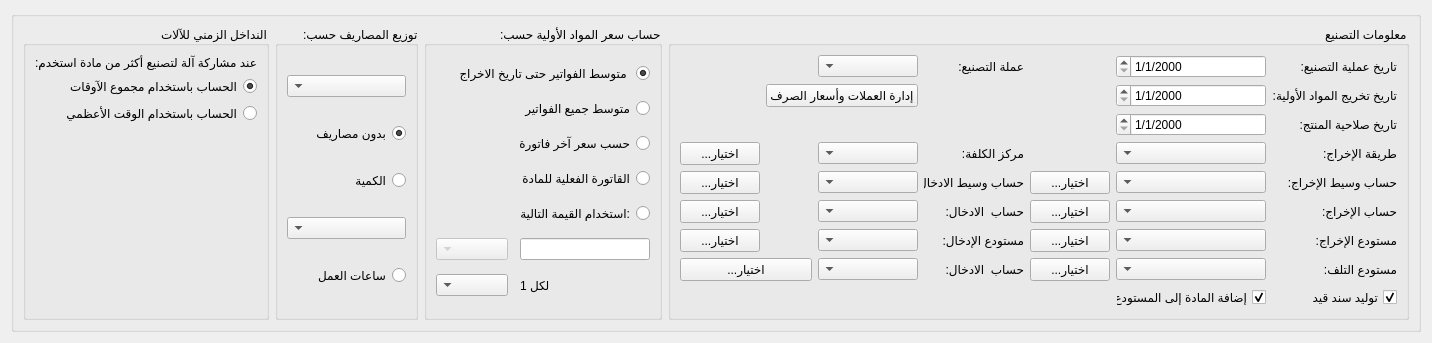
     <widget class="QWidget" name="page_2">
      <property name="geometry">
       <rect>
        <x>-177</x>
        <y>0</y>
        <width>1325</width>
        <height>314</height>
       </rect>
      </property>
      <attribute name="label">
       <string>خصائص التصنيع</string>
      </attribute>
      <layout class="QGridLayout" name="gridLayout_10">
       <item row="0" column="1">
        <widget class="QGroupBox" name="dates_invoices_groupbox">
         <property name="maximumSize">
          <size>
           <width>16777215</width>
           <height>16777215</height>
          </size>
         </property>
         <property name="layoutDirection">
          <enum>Qt::RightToLeft</enum>
         </property>
         <property name="title">
          <string/>
         </property>
         <layout class="QGridLayout" name="gridLayout_13">
          <item row="0" column="3">
           <widget class="QGroupBox" name="machines">
            <property name="layoutDirection">
             <enum>Qt::RightToLeft</enum>
            </property>
            <property name="title">
             <string>النداخل الزمني للآلات</string>
            </property>
            <layout class="QGridLayout" name="gridLayout_12">
             <item row="0" column="0">
              <widget class="QLabel" name="label_13">
               <property name="minimumSize">
                <size>
                 <width>0</width>
                 <height>0</height>
                </size>
               </property>
               <property name="maximumSize">
                <size>
                 <width>16777215</width>
                 <height>60</height>
                </size>
               </property>
               <property name="text">
                <string>عند مشاركة آلة لتصنيع أكثر من مادة استخدم:</string>
               </property>
              </widget>
             </item>
             <item row="1" column="0">
              <widget class="QRadioButton" name="sum_machine_times_radio">
               <property name="layoutDirection">
                <enum>Qt::RightToLeft</enum>
               </property>
               <property name="text">
                <string>الحساب باستخدام مجموع الآوقات</string>
               </property>
               <property name="checked">
                <bool>true</bool>
               </property>
              </widget>
             </item>
             <item row="2" column="0">
              <widget class="QRadioButton" name="maximum_machine_time_radio">
               <property name="layoutDirection">
                <enum>Qt::RightToLeft</enum>
               </property>
               <property name="text">
                <string>الحساب باستخدام الوقت الأعظمي</string>
               </property>
              </widget>
             </item>
             <item row="3" column="0">
              <spacer name="verticalSpacer">
               <property name="orientation">
                <enum>Qt::Vertical</enum>
               </property>
               <property name="sizeHint" stdset="0">
                <size>
                 <width>20</width>
                 <height>40</height>
                </size>
               </property>
              </spacer>
             </item>
            </layout>
           </widget>
          </item>
          <item row="0" column="1">
           <widget class="QGroupBox" name="invoices_groupbox">
            <property name="maximumSize">
             <size>
              <width>250</width>
              <height>16777215</height>
             </size>
            </property>
            <property name="layoutDirection">
             <enum>Qt::RightToLeft</enum>
            </property>
            <property name="title">
             <string>:حساب سعر المواد الأولية حسب</string>
            </property>
            <layout class="QGridLayout" name="gridLayout_3">
             <item row="5" column="0">
              <widget class="QLineEdit" name="explicit_raw_materials_price_input">
               <property name="maximumSize">
                <size>
                 <width>16777215</width>
                 <height>16777215</height>
                </size>
               </property>
              </widget>
             </item>
             <item row="6" column="0">
              <widget class="QLabel" name="label_21">
               <property name="text">
                <string>لكل 1</string>
               </property>
               <property name="alignment">
                <set>Qt::AlignRight|Qt::AlignTrailing|Qt::AlignVCenter</set>
               </property>
              </widget>
             </item>
             <item row="3" column="0" colspan="2">
              <widget class="QRadioButton" name="material_exact_invoice_radio">
               <property name="enabled">
                <bool>true</bool>
               </property>
               <property name="toolTip">
                <string>يتم استخدام هذه الطريقة للعمليات التي تسجل في المعمل بشكل آلي</string>
               </property>
               <property name="toolTipDuration">
                <number>10</number>
               </property>
               <property name="layoutDirection">
                <enum>Qt::RightToLeft</enum>
               </property>
               <property name="text">
                <string>القاتورة الفعلية للمادة</string>
               </property>
              </widget>
             </item>
             <item row="2" column="0" colspan="2">
              <widget class="QRadioButton" name="material_last_purchase_radio">
               <property name="layoutDirection">
                <enum>Qt::RightToLeft</enum>
               </property>
               <property name="text">
                <string>حسب سعر آخر فاتورة</string>
               </property>
              </widget>
             </item>
             <item row="5" column="2">
              <widget class="QComboBox" name="explicit_raw_materials_currency_combobox">
               <property name="enabled">
                <bool>false</bool>
               </property>
               <property name="minimumSize">
                <size>
                 <width>0</width>
                 <height>0</height>
                </size>
               </property>
              </widget>
             </item>
             <item row="4" column="0" colspan="2">
              <widget class="QRadioButton" name="material_explicit_value_radio">
               <property name="enabled">
                <bool>true</bool>
               </property>
               <property name="toolTip">
                <string>يتم استخدام هذه الطريقة للعمليات التي تسجل في المعمل بشكل آلي</string>
               </property>
               <property name="toolTipDuration">
                <number>10</number>
               </property>
               <property name="layoutDirection">
                <enum>Qt::RightToLeft</enum>
               </property>
               <property name="text">
                <string>استخدام القيمة التالية:</string>
               </property>
              </widget>
             </item>
             <item row="1" column="0" colspan="2">
              <widget class="QRadioButton" name="material_invoices_average_radio">
               <property name="layoutDirection">
                <enum>Qt::RightToLeft</enum>
               </property>
               <property name="text">
                <string>متوسط جميع الفواتير</string>
               </property>
              </widget>
             </item>
             <item row="0" column="0" colspan="3">
              <widget class="QRadioButton" name="material_invoices_average_till_pollout_radio">
               <property name="layoutDirection">
                <enum>Qt::RightToLeft</enum>
               </property>
               <property name="text">
                <string>متوسط الفواتير حتى تاريخ الاخراج </string>
               </property>
               <property name="checked">
                <bool>true</bool>
               </property>
              </widget>
             </item>
             <item row="6" column="2">
              <widget class="QComboBox" name="explicit_raw_materials_unit_combobox">
               <property name="enabled">
                <bool>true</bool>
               </property>
               <property name="maximumSize">
                <size>
                 <width>16777215</width>
                 <height>16777215</height>
                </size>
               </property>
              </widget>
             </item>
            </layout>
           </widget>
          </item>
          <item row="0" column="2">
           <widget class="QGroupBox" name="expenses_groupbox">
            <property name="enabled">
             <bool>true</bool>
            </property>
            <property name="title">
             <string>:توزيع المصاريف حسب</string>
            </property>
            <layout class="QGridLayout" name="gridLayout_8">
             <item row="0" column="0">
              <widget class="QComboBox" name="expenses_type_combobox">
               <property name="enabled">
                <bool>true</bool>
               </property>
               <property name="layoutDirection">
                <enum>Qt::RightToLeft</enum>
               </property>
              </widget>
             </item>
             <item row="2" column="0">
              <widget class="QRadioButton" name="quantity_expenses_radio">
               <property name="enabled">
                <bool>true</bool>
               </property>
               <property name="layoutDirection">
                <enum>Qt::RightToLeft</enum>
               </property>
               <property name="text">
                <string>الكمية</string>
               </property>
              </widget>
             </item>
             <item row="1" column="0">
              <widget class="QRadioButton" name="no_expenses_radio">
               <property name="enabled">
                <bool>true</bool>
               </property>
               <property name="layoutDirection">
                <enum>Qt::RightToLeft</enum>
               </property>
               <property name="text">
                <string>بدون مصاريف</string>
               </property>
               <property name="checked">
                <bool>true</bool>
               </property>
              </widget>
             </item>
             <item row="4" column="0">
              <widget class="QRadioButton" name="hours_expenses_radio">
               <property name="enabled">
                <bool>true</bool>
               </property>
               <property name="layoutDirection">
                <enum>Qt::RightToLeft</enum>
               </property>
               <property name="text">
                <string>ساعات العمل</string>
               </property>
              </widget>
             </item>
             <item row="3" column="0">
              <widget class="QComboBox" name="radio_quantity_unit_expenses_combobox">
               <property name="enabled">
                <bool>true</bool>
               </property>
               <property name="layoutDirection">
                <enum>Qt::RightToLeft</enum>
               </property>
              </widget>
             </item>
            </layout>
           </widget>
          </item>
          <item row="0" column="0">
           <widget class="QGroupBox" name="groupBox">
            <property name="layoutDirection">
             <enum>Qt::RightToLeft</enum>
            </property>
            <property name="title">
             <string>معلومات التصنيع</string>
            </property>
            <layout class="QGridLayout" name="gridLayout">
             <item row="0" column="0">
              <widget class="QLabel" name="label_4">
               <property name="maximumSize">
                <size>
                 <width>150</width>
                 <height>16777215</height>
                </size>
               </property>
               <property name="text">
                <string>تاريخ عملية التصنيع:</string>
               </property>
              </widget>
             </item>
             <item row="0" column="1">
              <widget class="QDateEdit" name="manufacture_date_input">
               <property name="maximumSize">
                <size>
                 <width>252</width>
                 <height>16777215</height>
                </size>
               </property>
               <property name="layoutDirection">
                <enum>Qt::RightToLeft</enum>
               </property>
               <property name="displayFormat">
                <string>yyyy/M/d</string>
               </property>
              </widget>
             </item>
             <item row="0" column="3">
              <widget class="QLabel" name="label_20">
               <property name="text">
                <string>عملة التصنيع:</string>
               </property>
              </widget>
             </item>
             <item row="0" column="4">
              <widget class="QComboBox" name="currency_combobox">
               <property name="sizePolicy">
                <sizepolicy hsizetype="Preferred" vsizetype="Fixed">
                 <horstretch>0</horstretch>
                 <verstretch>0</verstretch>
                </sizepolicy>
               </property>
               <property name="minimumSize">
                <size>
                 <width>100</width>
                 <height>0</height>
                </size>
               </property>
               <property name="layoutDirection">
                <enum>Qt::RightToLeft</enum>
               </property>
              </widget>
             </item>
             <item row="1" column="0">
              <widget class="QLabel" name="label_3">
               <property name="maximumSize">
                <size>
                 <width>150</width>
                 <height>16777215</height>
                </size>
               </property>
               <property name="text">
                <string>تاريخ تخريج المواد الأولية:</string>
               </property>
              </widget>
             </item>
             <item row="1" column="1">
              <widget class="QDateEdit" name="ingredients_pullout_date_input">
               <property name="maximumSize">
                <size>
                 <width>252</width>
                 <height>16777215</height>
                </size>
               </property>
               <property name="layoutDirection">
                <enum>Qt::RightToLeft</enum>
               </property>
               <property name="displayFormat">
                <string>yyyy/M/d</string>
               </property>
              </widget>
             </item>
             <item row="1" column="4" colspan="2">
              <widget class="QPushButton" name="currencies_and_exchange_btn">
               <property name="text">
                <string>إدارة العملات وأسعار الصرف</string>
               </property>
              </widget>
             </item>
             <item row="2" column="0">
              <widget class="QLabel" name="label_24">
               <property name="maximumSize">
                <size>
                 <width>150</width>
                 <height>16777215</height>
                </size>
               </property>
               <property name="text">
                <string>تاريخ صلاحية المنتج:</string>
               </property>
              </widget>
             </item>
             <item row="2" column="1">
              <widget class="QDateEdit" name="material_production_date_input">
               <property name="maximumSize">
                <size>
                 <width>252</width>
                 <height>16777215</height>
                </size>
               </property>
               <property name="layoutDirection">
                <enum>Qt::RightToLeft</enum>
               </property>
               <property name="displayFormat">
                <string>yyyy/M/d</string>
               </property>
              </widget>
             </item>
             <item row="3" column="0">
              <widget class="QLabel" name="label_22">
               <property name="text">
                <string>طريقة الإخراج:</string>
               </property>
              </widget>
             </item>
             <item row="3" column="1">
              <widget class="QComboBox" name="ingredients_pullout_method_combobox">
               <property name="layoutDirection">
                <enum>Qt::RightToLeft</enum>
               </property>
              </widget>
             </item>
             <item row="3" column="3">
              <widget class="QLabel" name="label_26">
               <property name="maximumSize">
                <size>
                 <width>100</width>
                 <height>16777215</height>
                </size>
               </property>
               <property name="text">
                <string>مركز الكلفة:</string>
               </property>
              </widget>
             </item>
             <item row="3" column="4">
              <widget class="QComboBox" name="cost_center_combobox">
               <property name="layoutDirection">
                <enum>Qt::RightToLeft</enum>
               </property>
              </widget>
             </item>
             <item row="3" column="6">
              <widget class="QPushButton" name="select_cost_center_btn">
               <property name="text">
                <string>...اختيار</string>
               </property>
              </widget>
             </item>
             <item row="4" column="0">
              <widget class="QLabel" name="label_9">
               <property name="maximumSize">
                <size>
                 <width>150</width>
                 <height>16777215</height>
                </size>
               </property>
               <property name="text">
                <string>حساب وسيط الإخراج:</string>
               </property>
              </widget>
             </item>
             <item row="4" column="1">
              <widget class="QComboBox" name="mid_account_combobox">
               <property name="minimumSize">
                <size>
                 <width>100</width>
                 <height>0</height>
                </size>
               </property>
               <property name="layoutDirection">
                <enum>Qt::RightToLeft</enum>
               </property>
              </widget>
             </item>
             <item row="4" column="2">
              <widget class="QPushButton" name="select_mid_account_btn">
               <property name="text">
                <string>...اختيار</string>
               </property>
              </widget>
             </item>
             <item row="4" column="3">
              <widget class="QLabel" name="label_25">
               <property name="maximumSize">
                <size>
                 <width>100</width>
                 <height>16777215</height>
                </size>
               </property>
               <property name="text">
                <string>حساب وسيط الادخال:</string>
               </property>
              </widget>
             </item>
             <item row="4" column="4">
              <widget class="QComboBox" name="mid_account_input_combobox">
               <property name="minimumSize">
                <size>
                 <width>100</width>
                 <height>0</height>
                </size>
               </property>
               <property name="layoutDirection">
                <enum>Qt::RightToLeft</enum>
               </property>
              </widget>
             </item>
             <item row="4" column="6">
              <widget class="QPushButton" name="select_mid_input_account_btn">
               <property name="text">
                <string>...اختيار</string>
               </property>
              </widget>
             </item>
             <item row="5" column="0">
              <widget class="QLabel" name="label_23">
               <property name="text">
                <string>حساب الإخراج:</string>
               </property>
              </widget>
             </item>
             <item row="5" column="1">
              <widget class="QComboBox" name="ingredients_pullout_account_combobox">
               <property name="minimumSize">
                <size>
                 <width>100</width>
                 <height>0</height>
                </size>
               </property>
               <property name="layoutDirection">
                <enum>Qt::RightToLeft</enum>
               </property>
              </widget>
             </item>
             <item row="5" column="2">
              <widget class="QPushButton" name="select_pullout_account_btn">
               <property name="text">
                <string>...اختيار</string>
               </property>
              </widget>
             </item>
             <item row="5" column="3">
              <widget class="QLabel" name="label_10">
               <property name="maximumSize">
                <size>
                 <width>100</width>
                 <height>16777215</height>
                </size>
               </property>
               <property name="text">
                <string>حساب  الادخال:</string>
               </property>
              </widget>
             </item>
             <item row="5" column="4">
              <widget class="QComboBox" name="account_combobox">
               <property name="minimumSize">
                <size>
                 <width>100</width>
                 <height>0</height>
                </size>
               </property>
               <property name="layoutDirection">
                <enum>Qt::RightToLeft</enum>
               </property>
               <property name="maxVisibleItems">
                <number>10</number>
               </property>
              </widget>
             </item>
             <item row="5" column="6">
              <widget class="QPushButton" name="select_account_btn">
               <property name="text">
                <string>...اختيار</string>
               </property>
              </widget>
             </item>
             <item row="6" column="0">
              <widget class="QLabel" name="label_2">
               <property name="text">
                <string>مستودع الإخراج:</string>
               </property>
              </widget>
             </item>
             <item row="6" column="1">
              <widget class="QComboBox" name="output_warehouse_combobox">
               <property name="minimumSize">
                <size>
                 <width>100</width>
                 <height>0</height>
                </size>
               </property>
               <property name="layoutDirection">
                <enum>Qt::RightToLeft</enum>
               </property>
              </widget>
             </item>
             <item row="6" column="2">
              <widget class="QPushButton" name="select_output_warehouse_btn">
               <property name="text">
                <string>...اختيار</string>
               </property>
              </widget>
             </item>
             <item row="6" column="3">
              <widget class="QLabel" name="label_14">
               <property name="maximumSize">
                <size>
                 <width>100</width>
                 <height>16777215</height>
                </size>
               </property>
               <property name="text">
                <string>مستودع الإدخال:</string>
               </property>
              </widget>
             </item>
             <item row="6" column="4">
              <widget class="QComboBox" name="input_warehouse_combobox">
               <property name="minimumSize">
                <size>
                 <width>100</width>
                 <height>0</height>
                </size>
               </property>
               <property name="layoutDirection">
                <enum>Qt::RightToLeft</enum>
               </property>
              </widget>
             </item>
             <item row="6" column="6">
              <widget class="QPushButton" name="select_input_warehouse_btn">
               <property name="text">
                <string>...اختيار</string>
               </property>
              </widget>
             </item>
             <item row="7" column="0">
              <widget class="QLabel" name="label_28">
               <property name="text">
                <string>مستودع التلف:</string>
               </property>
              </widget>
             </item>
             <item row="7" column="1">
              <widget class="QComboBox" name="damaged_warehouse_combobox">
               <property name="minimumSize">
                <size>
                 <width>100</width>
                 <height>0</height>
                </size>
               </property>
               <property name="layoutDirection">
                <enum>Qt::RightToLeft</enum>
               </property>
              </widget>
             </item>
             <item row="7" column="2">
              <widget class="QPushButton" name="select_damaged_warehouse_btn">
               <property name="text">
                <string>...اختيار</string>
               </property>
              </widget>
             </item>
             <item row="7" column="3">
              <widget class="QLabel" name="label_29">
               <property name="maximumSize">
                <size>
                 <width>100</width>
                 <height>16777215</height>
                </size>
               </property>
               <property name="text">
                <string>حساب  الادخال:</string>
               </property>
              </widget>
             </item>
             <item row="7" column="4">
              <widget class="QComboBox" name="damaged_account_combobox">
               <property name="minimumSize">
                <size>
                 <width>100</width>
                 <height>0</height>
                </size>
               </property>
               <property name="layoutDirection">
                <enum>Qt::RightToLeft</enum>
               </property>
               <property name="maxVisibleItems">
                <number>10</number>
               </property>
              </widget>
             </item>
             <item row="7" column="5" colspan="2">
              <widget class="QPushButton" name="select_damaged_account_btn">
               <property name="text">
                <string>...اختيار</string>
               </property>
              </widget>
             </item>
             <item row="8" column="0">
              <widget class="QCheckBox" name="generate_journal_entry">
               <property name="maximumSize">
                <size>
                 <width>150</width>
                 <height>16777215</height>
                </size>
               </property>
               <property name="layoutDirection">
                <enum>Qt::RightToLeft</enum>
               </property>
               <property name="text">
                <string>توليد سند قيد</string>
               </property>
               <property name="checked">
                <bool>true</bool>
               </property>
              </widget>
             </item>
             <item row="8" column="1">
              <widget class="QCheckBox" name="add_material_to_warehouse_checkbox">
               <property name="maximumSize">
                <size>
                 <width>150</width>
                 <height>16777215</height>
                </size>
               </property>
               <property name="layoutDirection">
                <enum>Qt::RightToLeft</enum>
               </property>
               <property name="text">
                <string>إضافة المادة إلى المستودع</string>
               </property>
               <property name="checked">
                <bool>true</bool>
               </property>
              </widget>
             </item>
            </layout>
           </widget>
          </item>
         </layout>
        </widget>
       </item>
      </layout>
     </widget>
